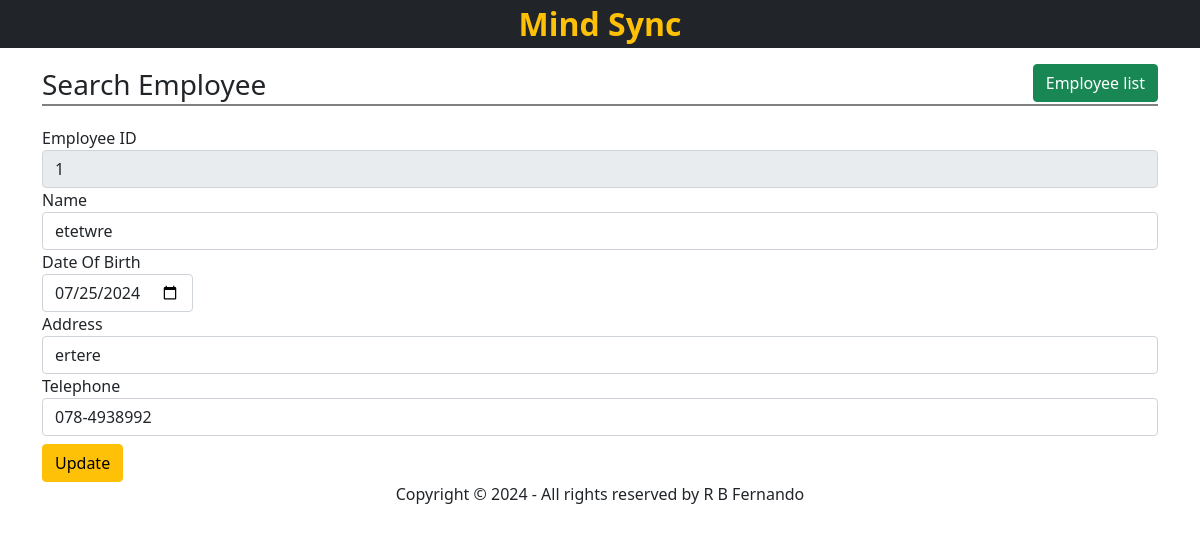
/view/public/edit-employee.php?id=1, run on an earlier commit of the app's database.
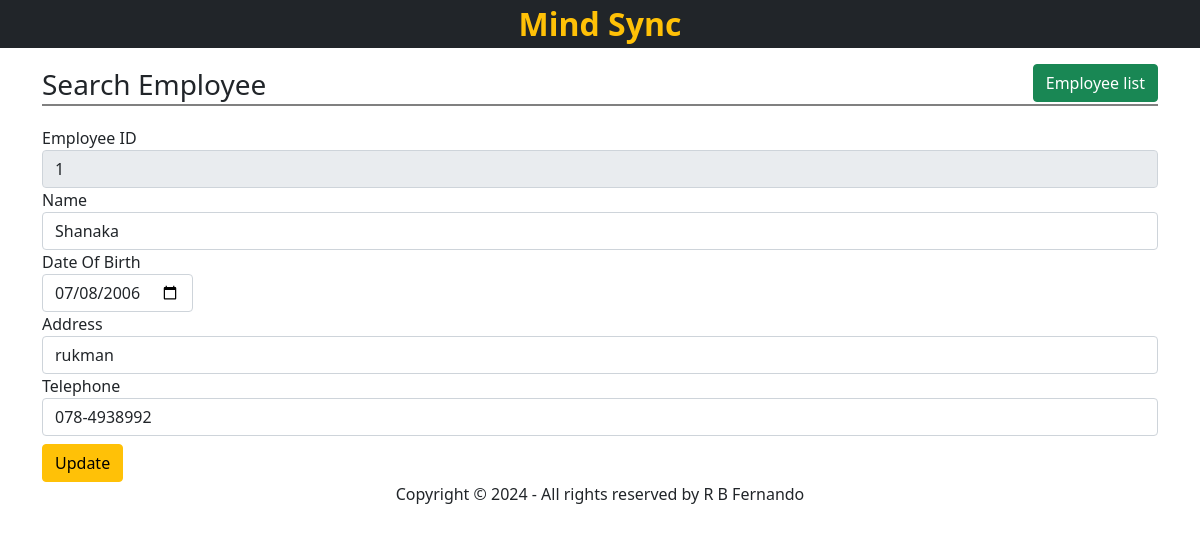
And on a later commit of the database.
### tables this page shows
CREATE TABLE "employees"(id INTEGER PRIMARY KEY, name VARCHAR(1000), dob VARCHAR(10), address VARCHAR(255), tele VARCHAR(12));

### view/public/edit-employee.php (the view)
<?php
require('../../database/db_config.php');
$empId = $_GET['id'];
$sql = "SELECT * FROM employees WHERE id=$empId";
$result = $db->query($sql);
$row = $result->fetchArray(SQLITE3_ASSOC);
require('../include/html_head.php');
?>
<body>
    <?php
    include('../include/header.php');
    ?>
    <main>
        <div class="container">
            <h3 class="page-title">Search Employee
                <a href="index.php" class="btn btn-success float-end">Employee list</a>
            </h3>
            <form action="update-employee.php" method="POST">
                <div class="form-group">
                    <label>Employee ID</label>
                    <input type="number" name="id" class="form-control" value="<?= $row['id'] ?>" readonly placeholder="Employee ID" aria-label="Employee Number" aria-describedby="basic-addon1">
                </div>
                <div class="form-group">
                    <label>Name</label>
                    <input type="text" name="name" required maxlength="100" class=" form-control" value="<?= $row['name'] ?>">
                </div>
                <div class="form-group">
                    <?php
                    $date = date_create("today");
                    date_sub($date, date_interval_create_from_date_string("18 years"));
                    ?>
                    <label>Date Of Birth
                        <input type="date" name="dob" class="form-control" value="<?= $row['dob'] ?>" max="<?= date_format($date, "Y-m-d") ?>" required></label>
                </div>
                <div class="form-group">
                    <label>Address</label>
                    <input type="text" name="address" required maxlength="100" class=" form-control" value="<?= $row['address']; ?>">
                </div>
                <div class="form-group">
                    <label>Telephone</label>
                    <input type="text" name="tele" class="form-control" maxlength="11" required pattern="[0-9]{3}-[0-9]{7}" value="<?= $row['tele']; ?>">
                </div>
                <button type="submit" class="btn btn-warning mt-2">Update</button>
            </form>
        </div>
    </main>
    <?php
    include('../include/footer.php');
    ?>
</body>
</html>

What changed in the data, as far as the page shows it:
changed employees id 1: name "etetwre" → "Shanaka"; dob "07/25/2024" → "07/08/2006"; address "ertere" → "rukman"
